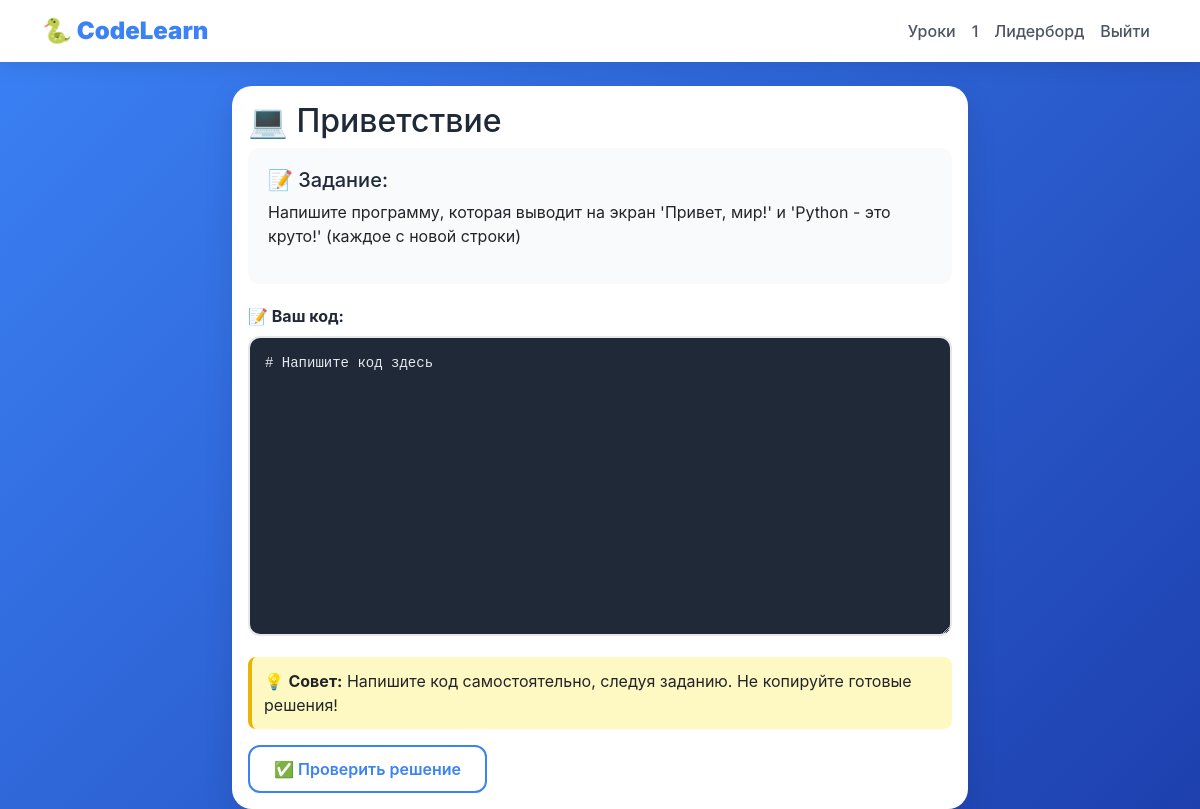
/task/2 (signed in), run on the app's committed database.
### data/users.py (models this page shows, shortened)
class User(SqlAlchemyBase, UserMixin, SerializerMixin):
    __tablename__ = 'users'
    id = sqlalchemy.Column(sqlalchemy.Integer, primary_key=True, autoincrement=True)
    name = sqlalchemy.Column(sqlalchemy.String, nullable=True)
    about = sqlalchemy.Column(sqlalchemy.String, nullable=True)
    email = sqlalchemy.Column(sqlalchemy.String, index=True, unique=True, nullable=True)
    hashed_password = sqlalchemy.Column(sqlalchemy.String, nullable=True)
    age = sqlalchemy.Column(sqlalchemy.Integer, default=12)
    created_date = sqlalchemy.Column(sqlalchemy.DateTime, default=datetime.datetime.now)
    progress = orm.relationship('UserProgress', back_populates='user', uselist=False)
    achievements = orm.relationship('UserAchievement', back_populates='user')
    quiz_answers = orm.relationship('UserQuizAnswer', back_populates='user')
    task_solutions = orm.relationship('TaskSolution', back_populates='user')

### data/task.py (models this page shows)
class Task(SqlAlchemyBase, SerializerMixin):
    __tablename__ = 'tasks'
    id = sqlalchemy.Column(sqlalchemy.Integer, primary_key=True, autoincrement=True)
    lesson_id = sqlalchemy.Column(sqlalchemy.Integer, sqlalchemy.ForeignKey('lessons.id'))
    title = sqlalchemy.Column(sqlalchemy.String, nullable=False)
    description = sqlalchemy.Column(sqlalchemy.Text)
    initial_code = sqlalchemy.Column(sqlalchemy.Text, default='')
    test_code = sqlalchemy.Column(sqlalchemy.Text)
    language = sqlalchemy.Column(sqlalchemy.String, default='python')
    lesson = orm.relationship('Lesson')
    solutions = orm.relationship('TaskSolution', back_populates='task')

### main.py (the view, shortened to what this page needs)
@app.route('/task/<int:task_id>', methods=['GET', 'POST'])
@login_required
def task(task_id):
    db_sess = get_db()
    task_obj = db_sess.get(Task, task_id)
    if not task_obj:
        abort(404)
    solved_record = db_sess.query(TaskSolution).filter(TaskSolution.task_id == task_id, TaskSolution.user_id == current_user.id).first()
    solved = solved_record is not None and solved_record.solved
    return render_template("task.html", task=task_obj, solved=solved)

### data/db_session.py (called while the page is built)
def create_session() -> Session:
    global __factory
    return __factory()

### main.py (called while the page is built)
@app.teardown_appcontext
def shutdown_session(exception=None):
    db_sess = getattr(g, '_db_session', None)
    if db_sess:
        db_sess.close()

def get_db():
    if not hasattr(g, '_db_session'):
        g._db_session = db_session.create_session()
    return g._db_session

@login_manager.user_loader
def load_user(user_id):
    db_sess = get_db()
    return db_sess.get(User, user_id)

### templates/task.html (shortened to what this page needs)
{% extends "base.html" %}
{% block content %}
<div class="row">
    <div class="col-lg-8 mx-auto">
        <div class="card">
            <div class="card-body">
                <h2 class="card-title">💻 {{ task.title }}</h2>
                <div class="task-description">
                    <h5>📝 Задание:</h5>
                    {% set lines = task.description.split('\n') %}
                    {% for line in lines %}
                        <p>{{ line }}</p>
                    {% endfor %}
                </div>
                {% if solved %}
                    <div class="alert alert-success text-center">
                        <h5>🎉 Отлично!</h5>
                        <p>Задание выполнено! +50 XP</p>
                        <div class="mt-3">
                            <a href="/lesson/{{ task.lesson_id }}/complete" class="btn btn-success">Завершить урок</a>
                            <a href="/lessons" class="btn btn-outline-primary">К списку уроков</a>
                        </div>
                    </div>
                {% else %}
                    <form method="POST">
                        <label class="form-label fw-bold">📝 Ваш код:</label>
                        <textarea name="code" class="code-editor" rows="12" placeholder='# Напишите свой код здесь
# Например:
# print("Привет, мир!")'>{{ task.initial_code }}</textarea>
                        <div class="hint">
                            💡 <strong>Совет:</strong> Напишите код самостоятельно, следуя заданию. Не копируйте готовые решения!
                        </div>
                        <button type="submit" class="btn btn-primary mt-3">✅ Проверить решение</button>
                    </form>
                {% endif %}
            </div>
        </div>
    </div>
</div>
{% endblock %}

### templates/base.html (shortened to what this page needs)
<!DOCTYPE html>
<html lang="ru">
<head>
    <link href="https://cdn.jsdelivr.net/npm/bootstrap@5.1.3/dist/css/bootstrap.min.css" rel="stylesheet">
</head>
<body>
    <div class="code-bg" id="codeBg"></div>
    <nav class="navbar navbar-expand-lg navbar-light">
        <div class="container">
            <a class="navbar-brand" href="/">
                <strong>🐍 CodeLearn</strong>
            </a>
            <div class="collapse navbar-collapse" id="navbarNav">
                <ul class="navbar-nav ms-auto">
                    {% if current_user.is_authenticated %}
                        <li class="nav-item">
                            <a class="nav-link" href="/lessons">Уроки</a>
                        </li>
                        <li class="nav-item">
                            <a class="nav-link" href="/profile">{{ current_user.name }}</a>
                        </li>
                        <li class="nav-item">
                            <a class="nav-link" href="/leaderboard">Лидерборд</a>
                        </li>
                        <li class="nav-item">
                            <a class="nav-link" href="/logout">Выйти</a>
                        </li>
                    {% endif %}
                </ul>
            </div>
        </div>
    </nav>
    <div class="container mt-4" style="position: relative; z-index: 10;">
        {% block content %}{% endblock %}
    </div>
</body>
</html>

### templates/base.html (style rules this page uses)
* { margin: 0; padding: 0; box-sizing: border-box; }
body { background: linear-gradient(135deg, #3b82f6 0%, #1e40af 100%); min-height: 100vh; font-family: 'Inter', -apple-system, BlinkMacSystemFont, sans-serif; position: relative; }
.code-bg { position: fixed; top: 0; left: 0; width: 100%; height: 100%; pointer-events: none; z-index: 0; overflow: hidden; font-family: 'Courier New', monospace; font-size: 14px; color: rgba(255, 255, 255, 0.2); }
.navbar { background: white !important; box-shadow: 0 4px 20px rgba(0,0,0,0.1); position: relative; z-index: 10; }
.navbar-brand { color: #3b82f6 !important; font-weight: bold; font-size: 1.5rem; }
.nav-link { color: #4b5563 !important; font-weight: 500; transition: color 0.3s ease; }
.card { background: white; border-radius: 20px; border: none; box-shadow: 0 10px 30px rgba(0,0,0,0.1); transition: transform 0.3s, box-shadow 0.3s; position: relative; z-index: 10; }
.btn-primary { background: white; border: 2px solid #3b82f6; color: #3b82f6; font-weight: 600; padding: 10px 24px; border-radius: 12px; transition: all 0.3s ease; }
.form-label { font-weight: 600; color: #1f2937; }
h1, h2, h3, h4, h5 { color: #1f2937; }
.card-title { color: #1f2937; }

### templates/task.html (style rules this page uses)
.code-editor { font-family: 'Courier New', monospace; background: #1f2937; color: #e5e7eb; padding: 15px; border-radius: 12px; border: 2px solid #e5e7eb; width: 100%; min-height: 300px; font-size: 14px; line-height: 1.5; resize: vertical; }
.task-description { background: #f8fafc; padding: 20px; border-radius: 12px; margin-bottom: 20px; }
.hint { background: #fef9c3; border-left: 4px solid #eab308; padding: 12px; border-radius: 8px; margin-top: 15px; }

### data on the page
User: name "1"
Task: title "Приветствие", description "Напишите программу, которая выводит на экран 'Привет, мир!' и 'Python - это круто!' (каждое с новой строки)", code "# Напишите код здесь"
